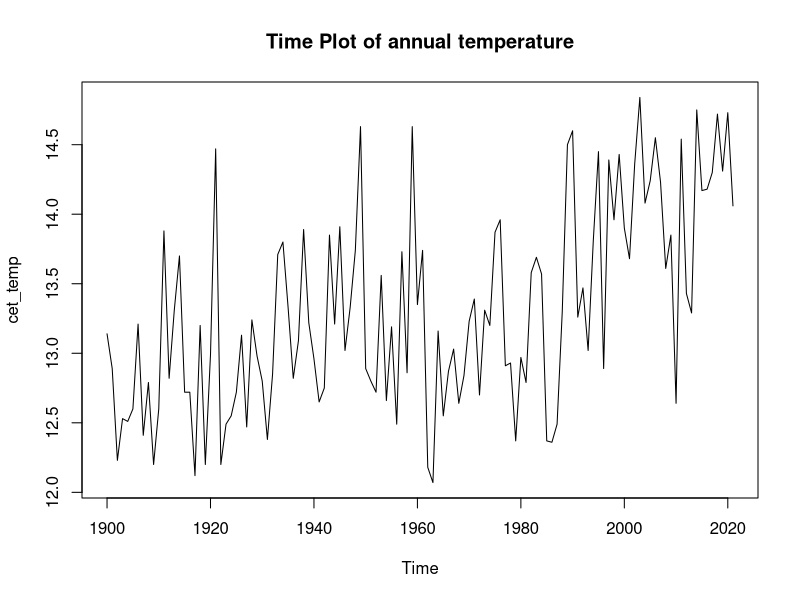
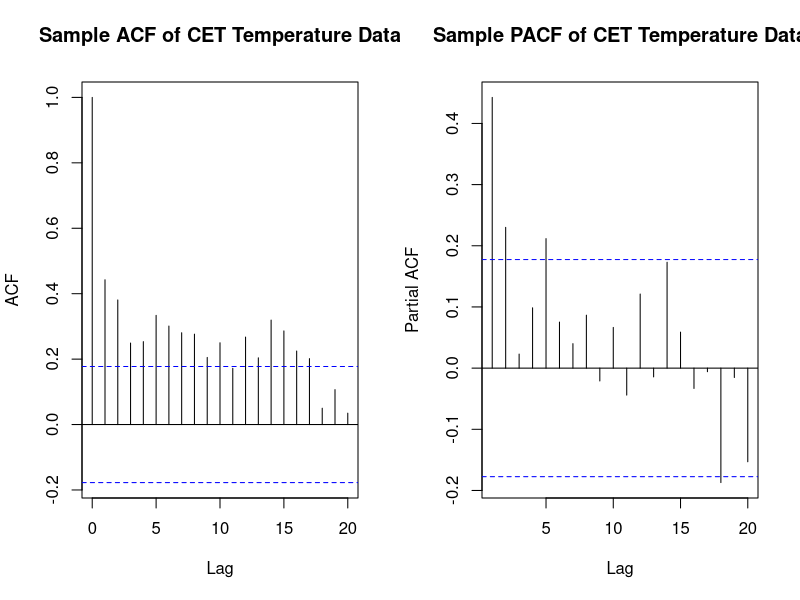
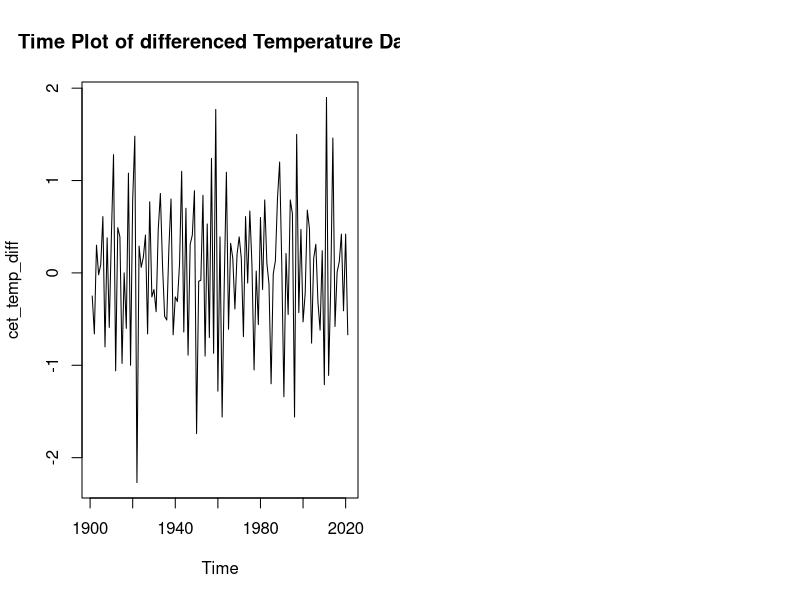
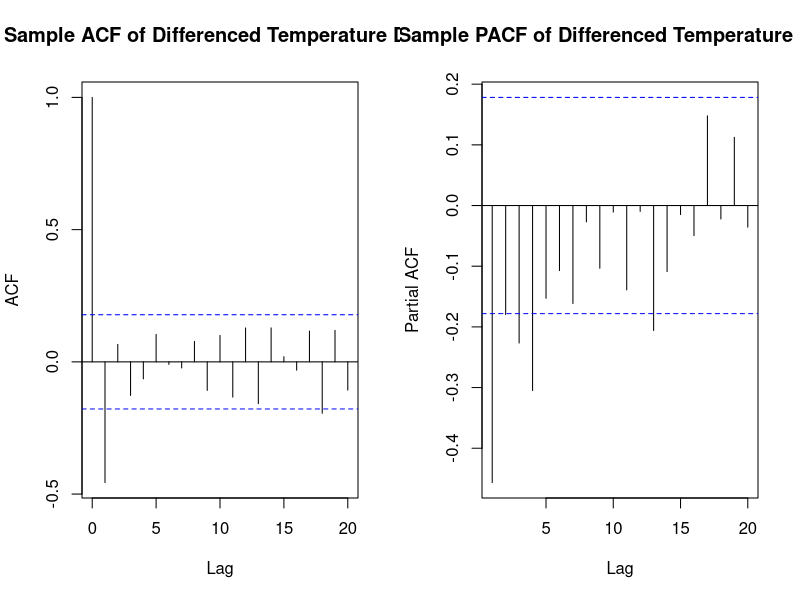
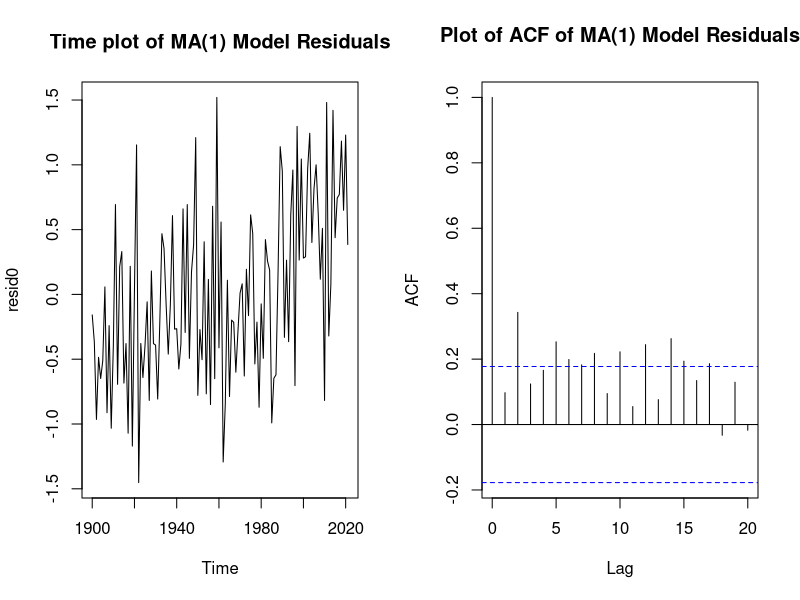
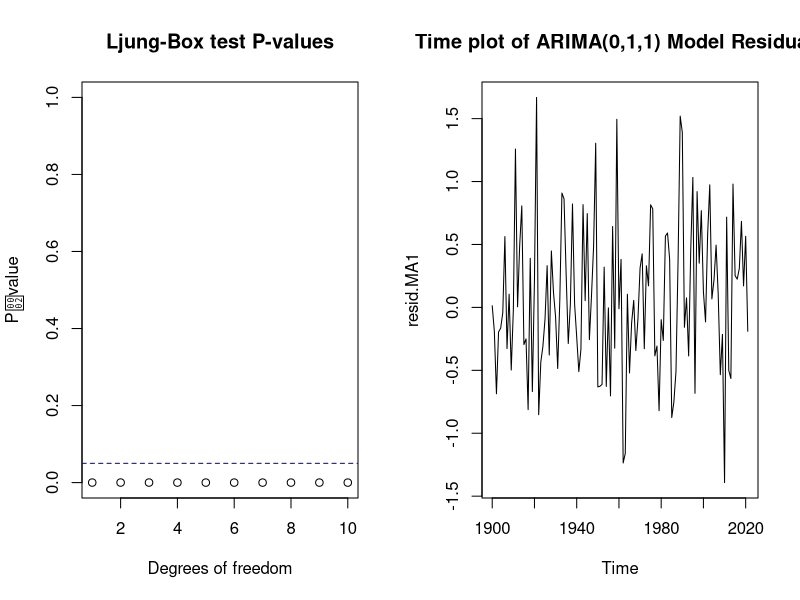
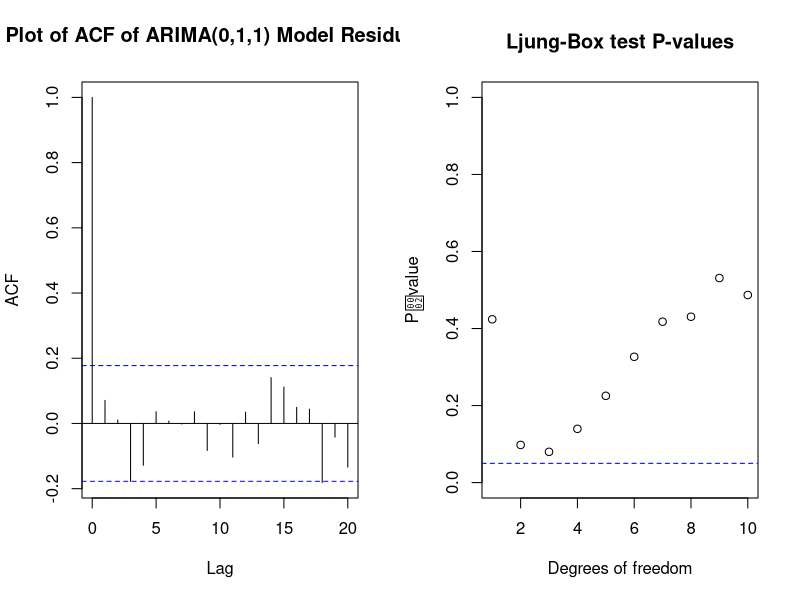
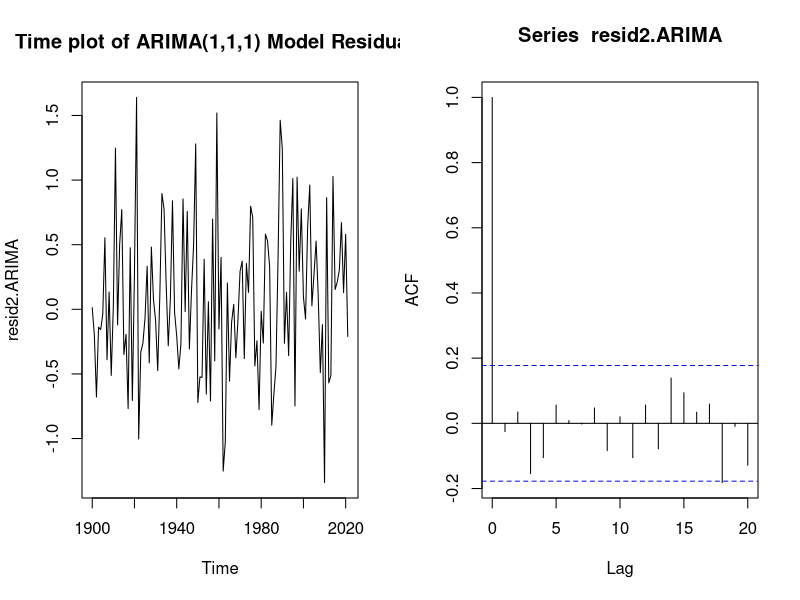

Source code (R) for these figures, in order: (Note: this script raises an error after producing the figures.)
#------------ Question 1 --------------
#The Task is to analyse this dataset by fitting a suitable time 
#series model to describe the data.

#Reading the cet_temp.csv dataset
cet_df<-read.csv("cet_temp.csv",header=TRUE)

#Printing the data
print(cet_df)

#Setting the annual mean temperature to time series data
cet_temp<- ts(cet_df$avg_annual_temp_C,start=1900,frequency=1)

#Produce a time plot of the simulated data 'cet_temp'.
ts.plot(cet_temp, main = "Time Plot of annual temperature")

#Set the R graphics device to contain two plots (1 row, 2 columns)
x11()
par(mfrow=c(1,2))

#Plot the sample ACF
acf(cet_temp, main = "Sample ACF of CET Temperature Data")


#Plot the sample PACF
pacf(cet_temp,main = "Sample PACF of CET Temperature Data")

#On visualizing the plots to check stationarity, it is seen 
#that the process does not appear to be stationary. 
#The time plot depicts an increasing trend and has variation over time 
#whereas the sample ACF values do not decline sharply as the lag increases. 
#The pacf does not cut off after lag 1

#Hence, to achieve stationarity the data is differenced
cet_temp_diff<- diff(cet_temp)
# Plot the differenced data 
ts.plot(cet_temp_diff, main = "Time Plot of differenced Temperature Data")


x11()
par(mfrow=c(1,2))
#Plot the ACF for 'cet_temp_diff'
acf(cet_temp_diff, main = "Sample ACF of Differenced Temperature Data")

#Plot the PACF for 'cet_temp_diff'
pacf(cet_temp_diff,main = "Sample PACF of Differenced Temperature Data")

#In comparison, the above plots show that the first difference
#of the data is (weakly) stationary. 
#The time plot illustrates constant mean and variability over time.
#The ACF declines rapidly to zero after lag 0.
#Similarly, the PACF also tends to zero as the lag increases.
#This is indicative of an MA process

#Begin with an ARIMA(0,0,1) process

#Fit an ARIMA(0,0,1) model to the data
model0.MA1<- arima(cet_temp,order=c(0,0,1),method="ML")

#Print the ARIMA model summary
model0.MA1

#Calculate the residuals of the ARIMA(0,0,1) model
resid0<-residuals(model0.MA1)

#Plot the time series of the residuals
ts.plot(resid0,main='Time plot of MA(1) Model Residuals')

#Plot ACF of the residuals
acf(resid0,main='Plot of ACF of MA(1) Model Residuals')

#Function to produce P-values for the Ljung-Box test for different lags
#where an ARMA(p,q) model has been fitted.
#Note that k must be > p+q
LB_test<-function(resid,max.k,p,q){
  lb_result<-list()
  df<-list()
  p_value<-list()
  for(i in (p+q+1):max.k){
    lb_result[[i]]<-Box.test(resid,lag=i,type=c("Ljung-Box"),fitdf=(p+q))
    df[[i]]<-lb_result[[i]]$parameter
    p_value[[i]]<-lb_result[[i]]$p.value
  }
  df<-as.vector(unlist(df))
  p_value<-as.vector(unlist(p_value))
  test_output<-data.frame(df,p_value)
  names(test_output)<-c("deg_freedom","LB_p_value")
  return(test_output)
}

# Compute Ljung-Box test p-values for an ARMA(0,1) model with max lag 11
MODEL0.LB<-LB_test(resid0,max.k=11,p=0,q=1)
#Print the p-values for each lag
MODEL0.LB

#To produce a plot of the P-values against the degrees of freedom
plot(MODEL0.LB$deg_freedom,MODEL0.LB$LB_p_value,xlab="Degrees of freedom",ylab="Pvalue",main="Ljung-Box test P-values",ylim=c(0,1))
#Adding a blue dashed line at y = 0.05
abline(h=0.05,col="blue",lty=2)

#The time plot does is not stationary for above model.
#The sample ACF of residuals does not cut off to zero as lag increases.
#Additionally, the p-values are below the threshold off 0.05.
#This suggests that this model might not be a good fit.  

#Begin with an ARIMA(0,1,1) process

#Fit an ARIMA(0,1,1) model to the data
model1.MA1<- arima(cet_temp,order=c(0,1,1),method="ML")

#Print the summary of the ARIMA model
model1.MA1

#Calculate the residuals of the ARIMA(0,1,1) model
resid.MA1<-residuals(model1.MA1)
#Time plot of the residuals
ts.plot(resid.MA1,main='Time plot of ARIMA(0,1,1) Model Residuals')
#Plot ACF of the residuals
acf(resid.MA1,main='Plot of ACF of ARIMA(0,1,1) Model Residuals')

#The time plot of the residuals looks similar to white noise. 
#The sample ACF seems to be close to zero at all lags > 0. 
#Hence,the residuals are independent.

#Applying the LB_test function to the residuals of the ARIMA(0,1,1) model
MA1.LB<-LB_test(resid.MA1,max.k=11,p=0,q=1)
#Print the p-values for each lag value.
MA1.LB

#Produce a plot of the P-values against the degrees of freedom
plot(MA1.LB$deg_freedom,MA1.LB$LB_p_value,xlab="Degrees of freedom",ylab="Pvalue",main="Ljung-Box test P-values",ylim=c(0,1))
#Add a blue dashed line at y=0.05
abline(h=0.05,col="blue",lty=2)

#It is noted that all p-values are > 0.05 (and hence non-significant at the 5% level) some
#The p-values are fairly small and we may
#consider fitting an alternative model to the data.

#Fitting an ARIMA(1,1,1) model to the data
model2.ARIMA<- arima(cet_temp,order=c(1,1,1),method="ML")
#Print the summary of the ARIMA model 
model2.ARIMA

#Calculate the residuals of the ARIMA(1,1,1) model
resid2.ARIMA<-residuals(model2.ARIMA)
#Time plot of the residuals
ts.plot(resid2.ARIMA,main='Time plot of ARIMA(1,1,1) Model Residuals')
#Plot ACF of the residuals
acf(resid2.ARIMA)

#Applying the LB_test to the residuals of the ARIMA(1,1,1) model
ARIMA.LB<-LB_test(resid2.ARIMA,max.k=11,p=1,q=1)
ARIMA.LB

#Produce a plot of the P-values against the degrees of freedom 
plot(ARIMA.LB$deg_freedom,ARIMA.LB$LB_p_value,xlab="Degrees of freedom",ylab="Pvalue",main="Ljung-Box test P-values",ylim=c(0,1))
#Add a blue dashed line at 0.05
abline(h=0.05,col="blue",lty=2)
par(mfrow=c(1,1))

#aic = 227.63 FOR ARIMA(1,1,1) MODEL
#aic = 226.86 FOR ARIMA(0,1,1) MODEL

#The test statistic for a test of the hypotheses: H0 : φ = 0 versus
#H1 : φ != 0 is 0.1137/0.1026 = 1.1081 which is NOT greater than 2. 
#Hence we do not reject H0 and conclude that the
#AR term should NOT be included in the model

#Fitting an ARIMA(0,1,2) Model
model3.ARIMA<- arima(cet_temp,order=c(0,1,2),method="ML")
model3.ARIMA


#Calculate the residuals of the ARIMA(0,1,2) model
resid3.ARIMA<-residuals(model3.ARIMA)
#Time plot of the residuals
ts.plot(resid3.ARIMA,main='Time plot of ARIMA(0,1,2) Model Residuals')
#Plot ACF of the residuals
acf(resid3.ARIMA)

#Applying the LB test to residuals of the ARIMA(0,1,2) model
ARIMA3.LB<-LB_test(resid3.ARIMA,max.k=11,p=0,q=2)
ARIMA3.LB

#To produce a plot of the P-values against the degrees of freedom
plot(ARIMA3.LB$deg_freedom,ARIMA3.LB$LB_p_value,xlab="Degrees of freedom",ylab="Pvalue",main="Ljung-Box test P-values",ylim=c(0,1))
#Add a blue dashed line at 0.05
abline(h=0.05,col="blue",lty=2)

#aic = 227.77 FOR ARIMA(0,1,2) MODEL
#ma2 |-0.0847/ 0.0807|=1.049 (less than 2.....should not be included)

#As a further check we consider fitting an ARIMA(1,1,1) and an ARIMA(0,1,2)
#model to see if the addition of further AR or MA terms might improve the model
#fit. Each of these models has an AIC value higher than the ARIMA(0,1,1) model. 
#Moreover, hypothesis tests to check whether or not additional terms should be included result in large P-values, 
#thereby suggesting that the ARIMA(0,1,1) model is preferable.

#At this point, choose the ARIMA(0,1,1) model as the most appropriate
#for the above dataset.


#------------ Question 2 --------------
#The Task is to produce a time series model to forecast the monthly house prices
#for the first six months of 2020.

#Read the 'em_house_df' dataset
em_house_df<-read.csv("em_house_prices.csv",header=TRUE)

#Print the data 
print(em_house_df)

#Set the monthly average price to time series data
em_house_prices<- ts(em_house_df$average_price_gbp,start=2010,frequency=12)

#Produce a time plot of the simulated data
ts.plot(em_house_prices, main = "Time plot of monthly average")

#The data is not stationary as there is an upward 
#trend(increasing mean) and seasonality present.

#Plot the sample ACF
acf(em_house_prices,main = "Sample ACF")

#The sample ACF does not cut off to zero

#Plot the sample PACF
pacf(em_house_prices, main = "Sample PACF")

#The sample PACF drops to zero after the first lag. 
 
#In order to achieve stationarity, the data is differenced
#A first order difference is used.

#As the data have been collected monthly
#The first difference is done with lag 12.
em_house_prices_diff<- diff(em_house_prices, lag = 12)

#Plot the first-differenced data
ts.plot(em_house_prices_diff)

#Even though there isn't any seasonality, the mean is still
#not constant which suggests its not stationary.

#Plot the ACF of the first-differenced data
acf(em_house_prices_diff,ylim=c(-1,1), main = "ACF of first difference data")

#Plot the PACF of the first-differenced data
pacf(em_house_prices_diff, main = "PACF of first difference data")

#These plots illustrate that the first differenced data is not stationary.
#A first difference of the seasonally differenced data is done to 
#achieve stationarity.
diff_1<- diff(em_house_prices_diff)

#Plot the differenced data
ts.plot(diff_1, main= "Plot of the differenced data")

#Plot the ACF of the differenced data
acf(diff_1, main = "ACF")
#Plot the PACF of the differenced data
pacf(diff_1, main = "PACF")

#On observing the above plots the time series appears to be stationary 
#as it has a constant mean, no seasonality and constant variance over time.

#The sample ACF may cut off to zero after lag 1, which suggests that an
#MA(1) model may be used.

#Begin by fitting an ARIMA(0, 1, 1) × (0, 1, 0)12 model.

model1 <- arima(em_house_prices,order=c(0,1,1),
             seasonal=list(order=c(0,1,0), period=12),
             method="ML")
model1

#Note that the model1 aic = 1832.14 

#Calculate the residuals of the model
resid1<-residuals(model1)
#Time plot of the residuals
ts.plot(resid1, main = "Time plot of residuals")

#Plot ACF of model1 residuals
acf(resid1, main = "ACF of model1")


#Function to produce p-values for the Ljung_Box test for different lags
#where an ARIMA(p,d,q)x(P,D,Q)_h model has been fitted.
#Note that k must be > p+q+P+Q 
#Number of degrees of freedom for the test = k-p-q-P-Q

#Arguments for the function "LB_test"
#resid = residuals from a fitted ARIMA(p,d,q)x(P,D,Q)_h model

#max.k = the maximum value of k at which we perform the test
#Note that the minimum k is set at p+q+P+Q+1 (corresponding to a test with one degree
#of freedom)

#p = Order of the non-seasonal AR part of the model
#q = Order of the non-seasonal MA part of the model
#P = Order of the seasonal AR part of the model
#Q = Order of the seasonal MA part of the model 

#The function returns a table with one column showing the number of degrees 
#of freedom for the test and the other the associated P-value.
LB_test_SARIMA<-function(resid,max.k,p,q,P,Q){
  lb_result<-list()
  df<-list()
  p_value<-list()
  for(i in (p+q+P+Q+1):max.k){
    lb_result[[i]]<-Box.test(resid,lag=i,type=c("Ljung-Box"),fitdf=(p+q+P+Q))
    df[[i]]<-lb_result[[i]]$parameter
    p_value[[i]]<-lb_result[[i]]$p.value
  }
  df<-as.vector(unlist(df))
  p_value<-as.vector(unlist(p_value))
  test_output<-data.frame(df,p_value)
  names(test_output)<-c("deg_freedom","LB_p_value")
  return(test_output)
}


#Perform Ljung-Box tests for the model1 residuals
model1.LB<-LB_test_SARIMA(resid1, max.k=11, p=0, q=1, P=0, Q=0)
model1.LB

#Produce a plot of the p-values against the degrees of freedom 
plot(model1.LB$deg_freedom,model1.LB$LB_p_value,xlab="Degrees of freedom",ylab="Pvalue",main="Ljung-Box test P-values",ylim=c(0,1))
#Add a blue dashed line at 0.05
abline(h=0.05,col="blue",lty=2)

#The time plot of the residuals appears to look similar to that for white noise. 
#The sample ACF seems to be close to zero at all lags > 0. 
#Therefore, the residuals are independent.
#The p-values are also quite less. 
#An alternative model should be considered to fit the data.

#Fitting an ARIMA(0, 1, 2) × (0, 1, 0)12 model.
model2 <- arima(em_house_prices,order=c(0,1,2),
                seasonal=list(order=c(0,1,0), period=12),
                method="ML")
model2

#Note that the model2 aic = 1830.26

#Calculate the residuals of model2
resid2<-residuals(model2)
#Time plot of model2 residuals
ts.plot(resid2,main = "Time plot of residuals")

#Plot ACF of model2 residuals
acf(resid2, main = "ACF of model2 residuals")

#Ljung-Box tests for model2 residuals
model2.LB<-LB_test_SARIMA(resid2, max.k=11, p=0, q=2, P=0, Q=0)
model2.LB

#Produce a plot of the p-values against the degrees of freedom 
plot(model2.LB$deg_freedom,model2.LB$LB_p_value,xlab="Degrees of freedom",ylab="Pvalue",main="Ljung-Box test P-values",ylim=c(0,1))
#Add a blue dashed line at 0.05
abline(h=0.05,col="blue",lty=2)

#Even though the model1 aic = 1832.14 is greater than model2 aic = 1830.26,
#hypothesis test for ma2 |0.1893/0.0960|= 1.9718 (which is less than 2)
#Do not reject H0: theta2=0
#Hence ARIMA(0, 1, 2) × (0, 1, 0)12 model is not the best fit for the data.


#Fitting an ARIMA(1, 1, 1) × (0, 1, 0)12 model.
model3 <- arima(em_house_prices,order=c(1,1,1),
                seasonal=list(order=c(0,1,0), period=12),
                method="ML")
model3

#Note that model3 aic = 1831.9

#Calculate the residuals of model3
resid3<-residuals(model3)
#Time plot of model3 residuals
ts.plot(resid3,main = "Time plot of residuals")

#Plot ACF of model3 residuals
acf(resid3, main = "ACF of model3 residuals")

#Ljung-Box test for model3 residuals
model3.LB<-LB_test_SARIMA(resid3, max.k=11, p=1, q=1, P=0, Q=0)
model3.LB

#To produce a plot of the p-values against the degrees of freedom 
plot(model3.LB$deg_freedom,model3.LB$LB_p_value,xlab="Degrees of freedom",ylab="Pvalue",main="Ljung-Box test P-values",ylim=c(0,1))
#Add a blue dashed line at 0.05
abline(h=0.05,col="blue",lty=2)

#The model3 aic = 1831.9, however its p-values are fairly small,
#hence, ARIMA(1, 1, 1) × (0, 1, 0)12 model is not a good fit.

#Fitting an ARIMA(1, 1, 2) × (0, 1, 0)12 model.
model4 <- arima(em_house_prices,order=c(1,1,2),
                seasonal=list(order=c(0,1,0), period=12),
                method="ML")
model4

#Note that model4 aic = 1825.04

#Calculate the residuals of model4
resid4<-residuals(model4)
#Time plot of model4 residuals
ts.plot(resid4, main= "Time plot of model4 residuals")

#Plot ACF of model4 residuals
acf(resid4, main = "ACF of model4 residuals")

#Ljung-Box test for model4 residuals
model4.LB<-LB_test_SARIMA(resid4, max.k=11, p=1, q=2, P=0, Q=0)
model4.LB

#To produce a plot of the P-values against the degrees of freedom 
plot(model4.LB$deg_freedom,model4.LB$LB_p_value,xlab="Degrees of freedom",ylab="Pvalue",main="Ljung-Box test P-values",ylim=c(0,1))
#Add a blue dashed line at 0.05
abline(h=0.05,col="blue",lty=2)

#The model4 aic = 1825.04 is lesser than model1 aic = 1832.14
#Hypothesis test for ma2 |0.5549/0.1003|= 5.532 (greater than 2)
#All p values > 0.05
#Therefore, ARIMA(1, 1, 2) × (0, 1, 0)12 model is the best fit until now.
#Howver more models can be checked for best result.

#Fitting an ARIMA(2, 1, 1) × (0, 1, 0)12 model.
model5 <- arima(em_house_prices,order=c(2,1,1),
                seasonal=list(order=c(0,1,0), period=12),
                method="ML")
model5

#Note that model5 aic = 1833.84

#The current best model(model4 - aic = 1825.04) is lesser than that of model 5 - aic = 1833.84
#Therefore, ARIMA(2, 1, 1) × (0, 1, 0)12 model is not a good fit. 
#Additionally trying seasonality components for model 4 with P=1

model6 <- arima(em_house_prices,order=c(1,1,2),
                seasonal=list(order=c(1,1,0), period=12),
                method="ML")
model6

#Note that model6 aic = 1810.82

#Calculate the residuals of model6
resid6<-residuals(model6)
#Time plot of model6 residuals
ts.plot(resid6, main = "Time plot of model6 residuals")

#Plot ACF of model6 residuals
acf(resid6, main = "ACF of model6 residuals")

#Ljung-Box test for model6 residuals
model6.LB<-LB_test_SARIMA(resid6, max.k=11, p=1, q=2, P=1, Q=0)
model6.LB

#Produce a plot of p-values against the degrees of freedom
plot(model6.LB$deg_freedom,model6.LB$LB_p_value,xlab="Degrees of freedom",ylab="Pvalue",main="Ljung-Box test P-values",ylim=c(0,1))
#Add a blue dashed line at 0.05
abline(h=0.05,col="blue",lty=2)

#The model6 aic = 1810.82 is lesser than model4 aic = 1825.04,
#Hypothesis test for SAR1 |-0.4729/0.0944|= 5.0095(greater than 2)
#All thep values > 0.05

#Therefore, the best model until now is model6.

#Similarly, try seasonality components for model 4 with Q=1
model7 <- arima(em_house_prices,order=c(1,1,2),
                seasonal=list(order=c(0,1,1), period=12),
                method="ML")
model7

#Note that model7 aic = 1790.89

#Calculate the residuals of model7
resid7<-residuals(model7)
#Time plot of Residuals of model7
ts.plot(resid7, main = "Time plot of residuals of model7")

#Plot sample ACF of model7 residuals
acf(resid7, main = "ACF of model7 residuals")

#Ljung-Box test for model7 residuals
model7.LB<-LB_test_SARIMA(resid7, max.k=11, p=1, q=2, P=0, Q=1)
model7.LB

#Produce a plot of the p-values against the degrees of freedom
plot(model7.LB$deg_freedom,model7.LB$LB_p_value,xlab="Degrees of freedom",ylab="Pvalue",main="Ljung-Box test P-values",ylim=c(0,1))
#Add a blue dashed line at 0.05
abline(h=0.05,col="blue",lty=2)

#The model7 aic=1790.89 is lesser than model6 aic=1810.82
#Hypothesis test for SMA1 |-0.8109/0.1337|= 6.06(greater than 2)
#All p values > 0.05
#Model7 is the best fit model uptil now

#Seasonality components for model 7 with P=1
model8 <- arima(em_house_prices,order=c(1,1,2),
                seasonal=list(order=c(1,1,1), period=12),
                method="ML")
model8

#Note that model8 aic = 1792.74

#Calculate the model8 residuals
resid8<-residuals(model8)
#Time plot of residuals of model8
ts.plot(resid8, main = "Time plot of residuals of model8")

#Plot ACF of model8 residuals
acf(resid8, main(" ACF of model8 residuals"))

#Ljung-Box test for model8 residuals
model8.LB<-LB_test_SARIMA(resid8, max.k=11, p=1, q=2, P=1, Q=1)
model8.LB

#Produce a plot of the p-values against the degrees of freedom
#Add a blue dashed line at 0.05
plot(model8.LB$deg_freedom,model8.LB$LB_p_value,xlab="Degrees of freedom",ylab="Pvalue",main="Ljung-Box test P-values",ylim=c(0,1))
abline(h=0.05,col="blue",lty=2)

#The model8 aic = 1792.74 is greater than model7 aic = 1790.89

#Hypothesis test for SAR1 |0.0575/0.1502|= 0.3838(< 2)
#Hence, sar1 should not be included
#All p values > 0.05
#Model8 is not a good fit

#On analysis of multiple models, model 7 seems to be the best fit for the data with 
#least aic and all p-values > 0.05.
#ARIMA(1, 1, 2) × (0, 1, 1)12 model is best fit. 

#Forecasting using the selected ARIMA model
install.packages("forecast")

#Access the library forecast
library(forecast)

#Forecasting values for the next 6 months
forecast_values <- forecast(model7, h = 6)

#Display the forecasted values
print(forecast_values)

#Plot the forecasted values along with the the data
plot(forecast_values, main = "Forecasted Monthly House Prices (2020)",
     xlab = "Date", ylab = "House Price (GBP)")
